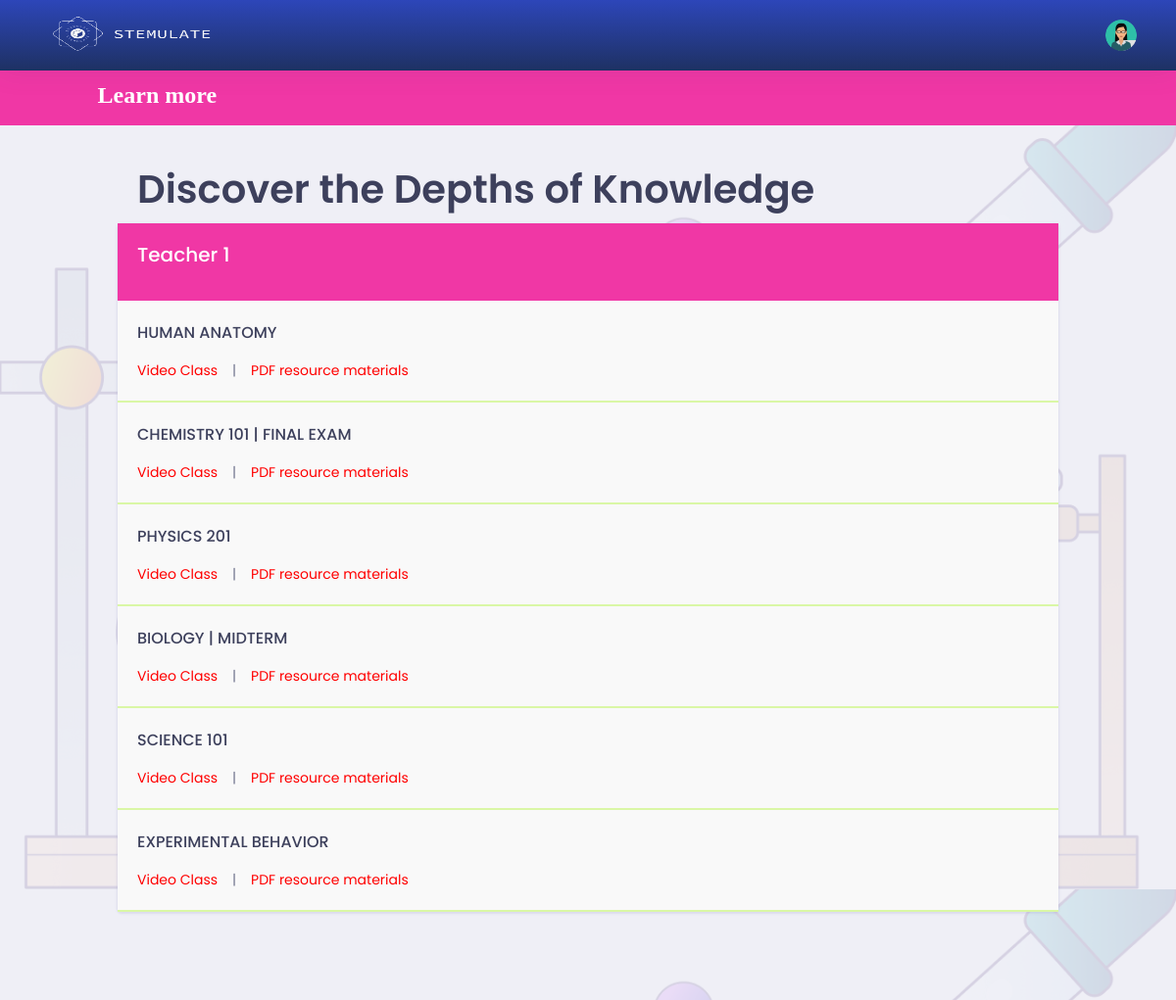
The app's page /student/learn-more.php (signed in), older data.
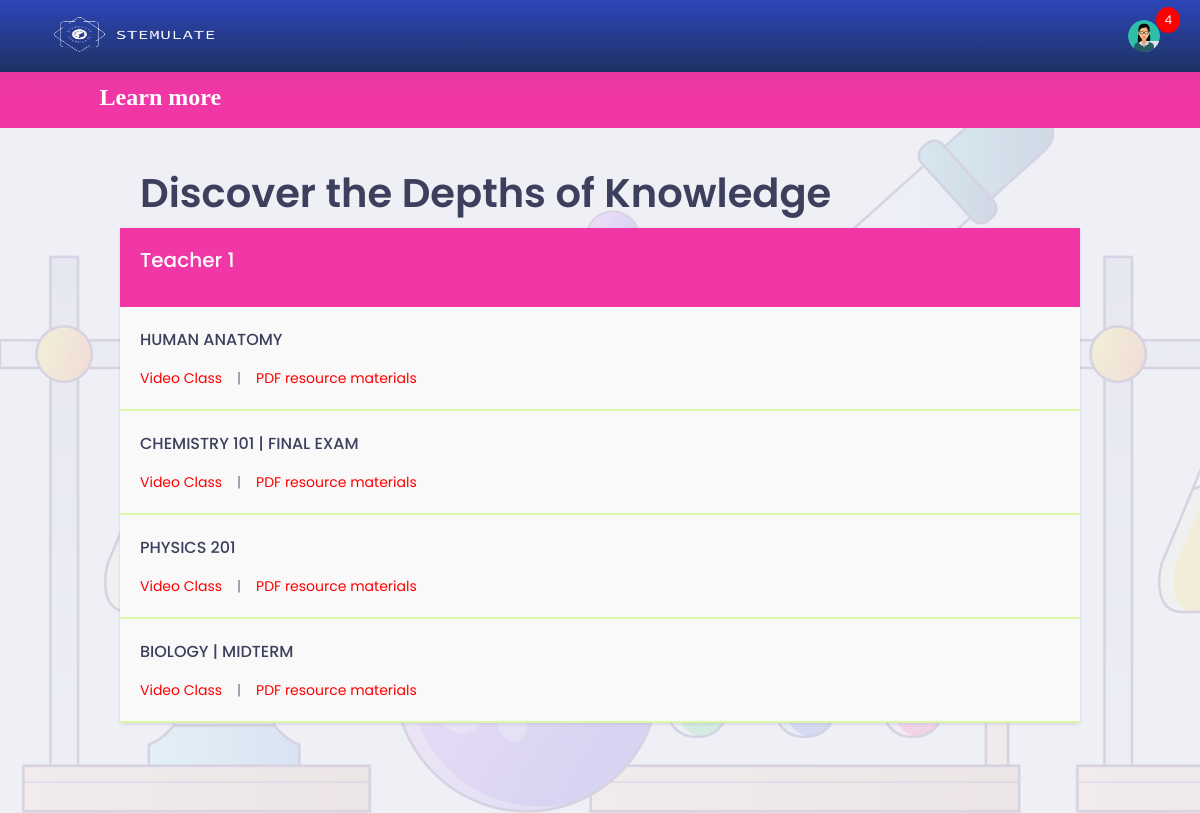
The same page, newer data.
### tables this page shows
CREATE TABLE `student` (
  `id` int(11) NOT NULL,
  `studentid` varchar(255) NOT NULL,
  `name` varchar(255) NOT NULL,
  `dept` varchar(255) NOT NULL,
  `phoneno` varchar(100) NOT NULL,
  `email` varchar(255) NOT NULL,
  `pass` varchar(255) NOT NULL,
  `address` varchar(255) NOT NULL,
  `status` int(11) NOT NULL,
  `designation` int(11) NOT NULL,
  `image` blob DEFAULT NULL,
  `conPerson` varchar(255) DEFAULT NULL,
  `conNumber` varchar(255) DEFAULT NULL,
  `conAddress` varchar(255) DEFAULT NULL,
  `conRelationship` varchar(255) DEFAULT NULL
);

CREATE TABLE `exam` (
  `id` int(11) NOT NULL,
  `semester_id` int(11) NOT NULL,
  `subject_id` int(11) NOT NULL,
  `name` varchar(255) NOT NULL,
  `status` int(11) NOT NULL,
  `admin_id` int(11) NOT NULL,
  `duration` int(11) DEFAULT NULL,
  `question_mark` int(11) DEFAULT NULL,
  `total_mark` int(11) DEFAULT NULL,
  `total_question` int(11) NOT NULL,
  `startDate` date DEFAULT NULL,
  `endDate` date DEFAULT NULL
);

### student/learn-more.php (the view, shortened to what this page needs)
<?php
    if ($_SESSION['p'] != "") {
?>
<!doctype html>
<html lang="en">
<head>
    <?php include 'head.php'; ?>
</head>
<body>
    <div class="dashboard-main-wrapper">
        <div class="dashboard-header">
            <?php include 'header.php';  ?>
            <?php include 'navigation.php';  ?>
        </div>
        <div class="dashboard-wrapper">
            <div class="dashboard-ecommerce">
                <div class="container-fluid dashboard-content ">
                    <div class="row">
                        <div class="col-xl-12 col-lg-12 col-md-12 col-sm-12 col-12">
                            <div class="page-header">
                                <h2 class="pageheader-title">Discover the Depths of Knowledge</h2>
                            </div>
                        </div>
                    </div>
                    <div class="ecommerce-widget">
                        <div class="row">
                            <?php
                                include 'db.php';
                                $query = mysqli_query($link, "SELECT
                                a.id as stId,
                                a.studentId,
                                a.name,
                                b.id as trId,
                                b.name as teacher
                                FROM student AS a INNER JOIN admin AS b ON a.designation = b.id
                                WHERE a.id = '$_SESSION[id]' ");
                                while($data = mysqli_fetch_array($query)) {
                            ?>
                            <div class="col-xl-12 col-lg-12 col-md-12 col-sm-12 col-12">
                                <div class="card">
                                    <div class="card-body" style="background: var(--fuchsia, #F037A5);">
                                        <h3 style="color:white"><?php echo $data['teacher']; ?></h3>
                                    </div>
                                    <?php
                                        $query2 = mysqli_query($link, "select * from exam where admin_id = '$data[trId]' ");
                                        while($data2 = mysqli_fetch_array($query2)) {
                                    ?>
                                    <div style="text-align:left; padding:20px; border-bottom:2px #DAF7A6 solid; background-color:#F9F9F9;">
                                        <h4><?php echo $data2['name']; ?></h4>
                                        <a href="video_class.php?exam_id=<?php echo $data2['id']; ?>" target="_blank" style="color:#ff0000;">Video Class</a> &nbsp;&nbsp;&nbsp;|&nbsp;&nbsp;&nbsp;
                                        <a href="pdf_file.php?exam_id=<?php echo $data2['id']; ?>" target="_blank" style="color:#ff0000;">PDF resource materials</a> &nbsp;&nbsp;&nbsp;
                                    </div>
                                    <?php } ?>
                                </div>
                            </div>
                            <?php } ?>
                        </div>
                    </div>
                </div>
            </div>
        </div>
    </div>
</body>
</html>
<?php
} else {
    echo "<script>";
    echo "self.location='index.php?msg=<font color=red>Please Login First.</font>';";
    echo "</script>";
}
?>

### student/header.php (shortened to what this page needs)
<nav class="navbar navbar-expand-lg bg-blue fixed-top">
    <a class="navbar-brand" href="dashboard.php">
        <img src="./assets/images/logo-stemulate.png" width=200 height=50 alt="logo-stemulate" class="img-rounded">
    </a>
    <div class="collapse navbar-collapse " id="navbarSupportedContent">
        <ul class="navbar-nav ml-auto navbar-right-top">
            <li class="nav-item dropdown nav-user">
            <a class="nav-link nav-user-img" href="#" id="navbarDropdownMenuLink2" data-toggle="dropdown" aria-haspopup="true" aria-expanded="false">
                <img src="<?php
                    $noImage = "assets/images/avatar-1.jpg";
                    if ($_SESSION['i']) {
                        echo $_SESSION['i'];
                    } else {
                        echo $noImage;
                    }
                ?>" alt="" class="user-avatar-md rounded-circle">
            </a>
            <?php
                include 'db.php';
                $admin_id = $_SESSION['id'];
                $selectQuery = "SELECT * FROM notification WHERE isread = 0 and student_id = $admin_id ";
                $result = mysqli_query($link, $selectQuery);
                if($result && mysqli_num_rows($result) > 0) {
            ?>
                <span class="notification-count"><?php echo mysqli_num_rows($result); ?></span>
            <?php } ?>
            </li>
        </ul>
    </div>
</nav>

Row changes from the older to the newer data that the page shows:
changed student "Teacher 1": loses exam (name "SCIENCE 101"); loses exam (name "EXPERIMENTAL BEHAVIOR")
Text that changed along with them:
mysqli_num_rows($result): (not shown) → "4"
